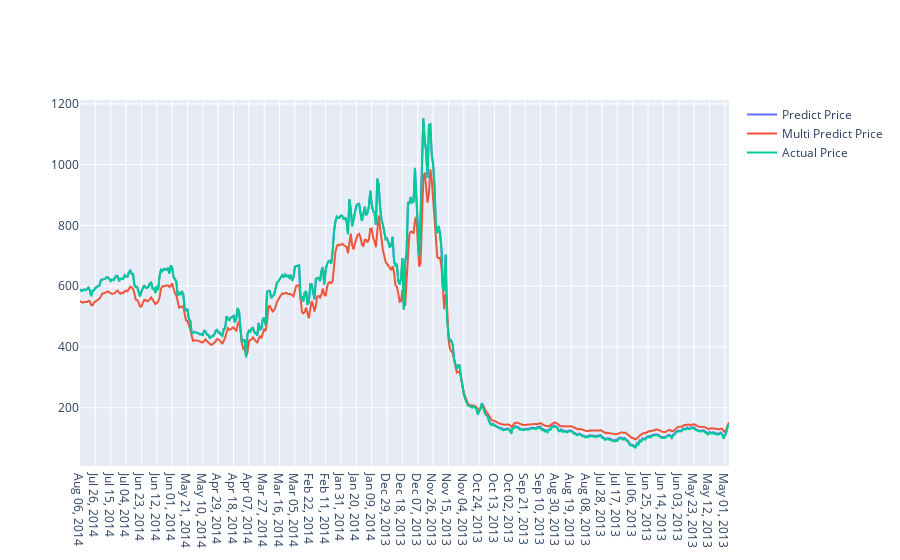

The cell this chart's notebook holds for it:
### Markdown cell above
Plot line graph with actual price, predicted price with feature Close, predicted price with features Volume and Close Price

### Code cell
actual_chart = go.Scatter(x=predictDates, y=inv_y, name= 'Actual Price')
multi_predict_chart = go.Scatter(x=predictDates, y=inv_yhat, name= 'Multi Predict Price')
predict_chart = go.Scatter(x=predictDates, y=yhat_reshape, name= 'Predict Price')
py.iplot([predict_chart, multi_predict_chart, actual_chart])

### Figure 1 — Plotly figure (JSON) as saved in the notebook; plotly's stock layout.template omitted (floating-point values rounded to 4 significant figures; data arrays with more than 128 entries replaced by an {"elided": "..."} marker saying what was removed)
{"data": [{"name": "Predict Price", "x": {"elided": "466 str values"}, "y": {"elided": "466 float values"}, "type": "scatter"}, {"name": "Multi Predict Price", "x": {"elided": "466 str values"}, "y": {"elided": "467 float values"}, "type": "scatter"}, {"name": "Actual Price", "x": {"elided": "466 str values"}, "y": {"elided": "467 float values"}, "type": "scatter"}], "layout": {}}
